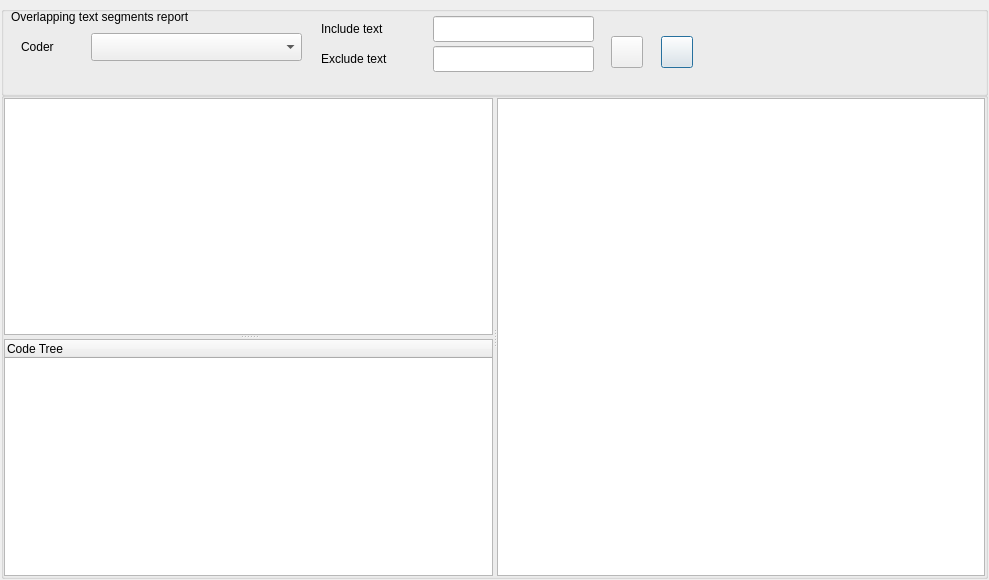
<?xml version="1.0" encoding="UTF-8"?>
<ui version="4.0">
 <class>DialogOverlappingTextSegments</class>
 <widget class="QDialog" name="DialogOverlappingTextSegments">
  <property name="windowModality">
   <enum>Qt::NonModal</enum>
  </property>
  <property name="geometry">
   <rect>
    <x>0</x>
    <y>0</y>
    <width>989</width>
    <height>580</height>
   </rect>
  </property>
  <property name="windowTitle">
   <string>Report Overlapping text segments</string>
  </property>
  <layout class="QVBoxLayout" name="verticalLayout">
   <property name="spacing">
    <number>1</number>
   </property>
   <property name="leftMargin">
    <number>1</number>
   </property>
   <property name="topMargin">
    <number>1</number>
   </property>
   <property name="rightMargin">
    <number>1</number>
   </property>
   <property name="bottomMargin">
    <number>1</number>
   </property>
   <item>
    <widget class="QGroupBox" name="groupBox">
     <property name="sizePolicy">
      <sizepolicy hsizetype="Preferred" vsizetype="Preferred">
       <horstretch>0</horstretch>
       <verstretch>0</verstretch>
      </sizepolicy>
     </property>
     <property name="minimumSize">
      <size>
       <width>0</width>
       <height>90</height>
      </size>
     </property>
     <property name="maximumSize">
      <size>
       <width>16777215</width>
       <height>80</height>
      </size>
     </property>
     <property name="title">
      <string/>
     </property>
     <widget class="QComboBox" name="comboBox_coders">
      <property name="geometry">
       <rect>
        <x>90</x>
        <y>27</y>
        <width>211</width>
        <height>28</height>
       </rect>
      </property>
      <property name="toolTip">
       <string>&lt;html&gt;&lt;head/&gt;&lt;body&gt;&lt;p&gt;Select coder. Blank for all.&lt;/p&gt;&lt;/body&gt;&lt;/html&gt;</string>
      </property>
     </widget>
     <widget class="QLabel" name="label_title">
      <property name="geometry">
       <rect>
        <x>10</x>
        <y>-1</y>
        <width>291</width>
        <height>24</height>
       </rect>
      </property>
      <property name="toolTip">
       <string>&lt;html&gt;&lt;head/&gt;&lt;body&gt;&lt;p&gt;&lt;br/&gt;&lt;/p&gt;&lt;/body&gt;&lt;/html&gt;</string>
      </property>
      <property name="text">
       <string>Overlapping text segments report</string>
      </property>
     </widget>
     <widget class="QLabel" name="label_coder">
      <property name="geometry">
       <rect>
        <x>20</x>
        <y>27</y>
        <width>71</width>
        <height>28</height>
       </rect>
      </property>
      <property name="toolTip">
       <string>&lt;html&gt;&lt;head/&gt;&lt;body&gt;&lt;p&gt;Select coder. Blank for all&lt;/p&gt;&lt;/body&gt;&lt;/html&gt;</string>
      </property>
      <property name="text">
       <string>Coder</string>
      </property>
     </widget>
     <widget class="QPushButton" name="pushButton_export_odt">
      <property name="geometry">
       <rect>
        <x>660</x>
        <y>30</y>
        <width>32</width>
        <height>32</height>
       </rect>
      </property>
      <property name="toolTip">
       <string>Export ODT file</string>
      </property>
      <property name="text">
       <string/>
      </property>
     </widget>
     <widget class="QPushButton" name="pushButton_run">
      <property name="geometry">
       <rect>
        <x>610</x>
        <y>30</y>
        <width>32</width>
        <height>32</height>
       </rect>
      </property>
      <property name="toolTip">
       <string>&lt;html&gt;&lt;head/&gt;&lt;body&gt;&lt;p&gt;&lt;br/&gt;&lt;/p&gt;&lt;/body&gt;&lt;/html&gt;</string>
      </property>
      <property name="text">
       <string/>
      </property>
     </widget>
     <widget class="QLabel" name="label_include">
      <property name="geometry">
       <rect>
        <x>320</x>
        <y>10</y>
        <width>111</width>
        <height>26</height>
       </rect>
      </property>
      <property name="text">
       <string>Include text</string>
      </property>
     </widget>
     <widget class="QLabel" name="label_exclude">
      <property name="geometry">
       <rect>
        <x>320</x>
        <y>40</y>
        <width>111</width>
        <height>26</height>
       </rect>
      </property>
      <property name="text">
       <string>Exclude text</string>
      </property>
     </widget>
     <widget class="QLineEdit" name="lineEdit_include">
      <property name="geometry">
       <rect>
        <x>432</x>
        <y>10</y>
        <width>161</width>
        <height>26</height>
       </rect>
      </property>
     </widget>
     <widget class="QLineEdit" name="lineEdit_exclude">
      <property name="geometry">
       <rect>
        <x>432</x>
        <y>40</y>
        <width>161</width>
        <height>26</height>
       </rect>
      </property>
     </widget>
    </widget>
   </item>
   <item>
    <widget class="QGroupBox" name="groupBox_2">
     <property name="title">
      <string/>
     </property>
     <layout class="QGridLayout" name="gridLayout">
      <property name="leftMargin">
       <number>0</number>
      </property>
      <property name="topMargin">
       <number>0</number>
      </property>
      <property name="rightMargin">
       <number>0</number>
      </property>
      <property name="bottomMargin">
       <number>0</number>
      </property>
      <property name="spacing">
       <number>0</number>
      </property>
      <item row="0" column="0">
       <widget class="QSplitter" name="splitter">
        <property name="orientation">
         <enum>Qt::Horizontal</enum>
        </property>
        <widget class="QSplitter" name="splitter_vert">
         <property name="orientation">
          <enum>Qt::Vertical</enum>
         </property>
         <widget class="QListWidget" name="listWidget_files"/>
         <widget class="QTreeWidget" name="treeWidget">
          <column>
           <property name="text">
            <string notr="true">Code Tree</string>
           </property>
          </column>
         </widget>
        </widget>
        <widget class="QTextEdit" name="textEdit">
         <property name="readOnly">
          <bool>true</bool>
         </property>
        </widget>
       </widget>
      </item>
     </layout>
    </widget>
   </item>
  </layout>
 </widget>
 <tabstops>
  <tabstop>comboBox_coders</tabstop>
  <tabstop>pushButton_run</tabstop>
  <tabstop>pushButton_export_odt</tabstop>
  <tabstop>listWidget_files</tabstop>
  <tabstop>treeWidget</tabstop>
  <tabstop>textEdit</tabstop>
 </tabstops>
 <resources/>
 <connections/>
</ui>
